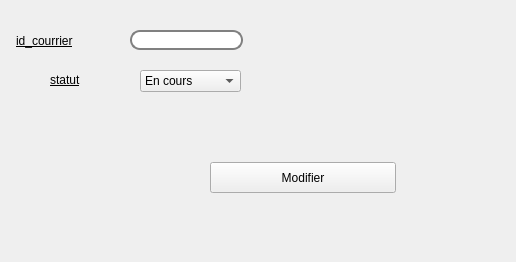
      <widget class="QWidget" name="m">
       <attribute name="title">
        <string>modifier un courrier</string>
       </attribute>
       <widget class="QLineEdit" name="lineEdit_ID_courrier_1">
        <property name="geometry">
         <rect>
          <x>130</x>
          <y>30</y>
          <width>113</width>
          <height>20</height>
         </rect>
        </property>
        <property name="styleSheet">
         <string notr="true">QLineEdit {
    border: 2px solid gray;
    border-radius: 10px;
    padding: 0 8px;
    background: white;
    selection-background-color: darkgray;
}</string>
        </property>
       </widget>
       <widget class="QLabel" name="label_32">
        <property name="geometry">
         <rect>
          <x>16</x>
          <y>30</y>
          <width>101</width>
          <height>21</height>
         </rect>
        </property>
        <property name="styleSheet">
         <string notr="true">font: 12pt &quot;Andalus&quot;;
text-decoration: underline;</string>
        </property>
        <property name="text">
         <string>id_courrier</string>
        </property>
       </widget>
       <widget class="QLabel" name="label_33">
        <property name="geometry">
         <rect>
          <x>50</x>
          <y>70</y>
          <width>61</width>
          <height>20</height>
         </rect>
        </property>
        <property name="styleSheet">
         <string notr="true">font: 12pt &quot;Andalus&quot;;
text-decoration: underline;</string>
        </property>
        <property name="text">
         <string>statut</string>
        </property>
       </widget>
       <widget class="QPushButton" name="modifier_cour_2">
        <property name="geometry">
         <rect>
          <x>210</x>
          <y>162</y>
          <width>186</width>
          <height>31</height>
         </rect>
        </property>
        <property name="styleSheet">
         <string notr="true">QPushButton#ajoute_cong_2 {
    background-color: grey;
    border-style: outset;
    border-width: 2px;
    border-radius: 10px;
    border-color: beige;
    font: bold 14px;
    min-width: 10em;
    padding: 6px;
}
</string>
        </property>
        <property name="text">
         <string>Modifier</string>
        </property>
       </widget>
       <widget class="QLabel" name="label_2">
        <property name="geometry">
         <rect>
          <x>6</x>
          <y>12</y>
          <width>501</width>
          <height>241</height>
         </rect>
        </property>
        <property name="styleSheet">
         <string notr="true">background-image: url(:/bg.jpg);</string>
        </property>
        <property name="text">
         <string/>
        </property>
        <property name="pixmap">
         <pixmap>../60342173_2276972439287605_1529191567795945472_n.jpg</pixmap>
        </property>
       </widget>
       <widget class="QComboBox" name="comboBox_statut">
        <property name="geometry">
         <rect>
          <x>140</x>
          <y>70</y>
          <width>101</width>
          <height>22</height>
         </rect>
        </property>
        <item>
         <property name="text">
          <string>En cours</string>
         </property>
        </item>
        <item>
         <property name="text">
          <string>Recu</string>
         </property>
        </item>
       </widget>
       <zorder>label_2</zorder>
       <zorder>lineEdit_ID_courrier_1</zorder>
       <zorder>label_32</zorder>
       <zorder>label_33</zorder>
       <zorder>modifier_cour_2</zorder>
       <zorder>comboBox_statut</zorder>
      </widget>
